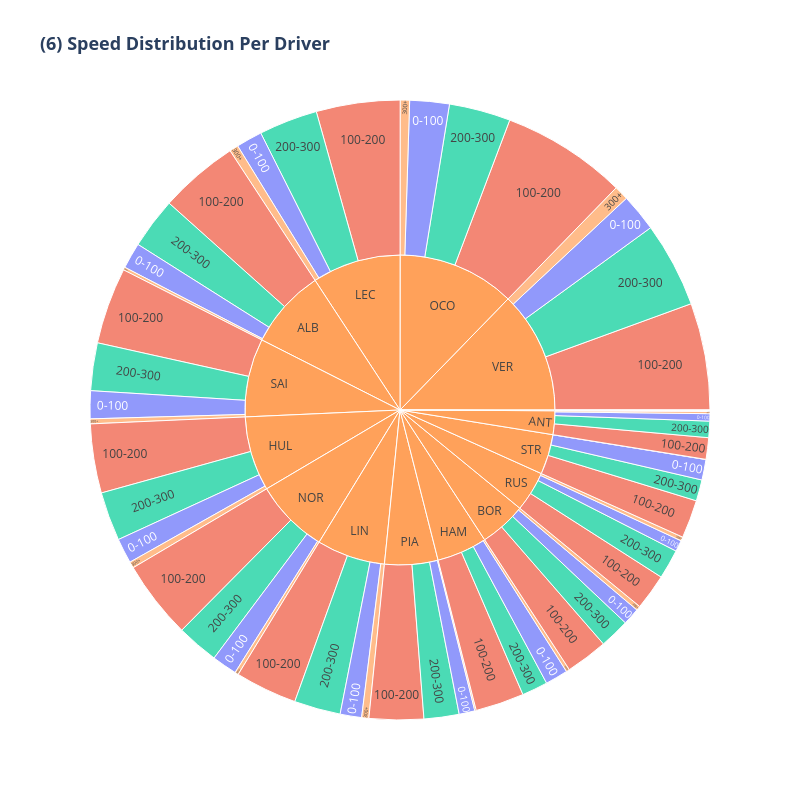

Write notebook code for a chart like this one.
### Code cell
# aggiungi questa riga nel DataFrame speed_dist
speed_dist['speed_range'] = speed_dist['speed_range'].astype(str)

fig6 = px.sunburst(
    data_frame=speed_dist,
    path=['driver_code', 'speed_range'],
    values='seconds',
    color='speed_range',
    color_discrete_map={'0-100':'#636EFA', '100-200':'#EF553B', '200-300':'#00CC96', '300+':'#FFA15A'},
    title='(6) Speed Distribution Per Driver',
    width=800,
    height=800
)

fig6.update_layout(
    title_font=dict(size=18, weight='bold'))

fig6.update_traces(
    hovertemplate=(
        "<b>%{label}</b><br>"
        "Seconds: %{value}<br>"
        "Share of total: %{percentRoot:.1%}"
        "<extra></extra>"
    )
)

fig6.show()

### Figure 1 — Plotly figure (JSON) as saved in the notebook; plotly's stock layout.template omitted (floating-point values rounded to 4 significant figures)
{"data": [{"branchvalues": "total", "customdata": [["(?)"], ["(?)"], ["(?)"], ["(?)"], ["(?)"], ["(?)"], ["(?)"], ["(?)"], ["(?)"], ["(?)"], ["(?)"], ["(?)"], ["(?)"], ["(?)"], ["(?)"], ["0-100"], ["0-100"], ["0-100"], ["0-100"], ["0-100"], ["0-100"], ["0-100"], ["0-100"], ["0-100"], ["0-100"], ["0-100"], ["0-100"], ["0-100"], ["0-100"], ["0-100"], ["100-200"], ["100-200"], ["100-200"], ["100-200"], ["100-200"], ["100-200"], ["100-200"], ["100-200"], ["100-200"], ["100-200"], ["100-200"], ["100-200"], ["100-200"], ["100-200"], ["100-200"], ["200-300"], ["200-300"], ["200-300"], ["200-300"], ["200-300"], ["200-300"], ["200-300"], ["200-300"], ["200-300"], ["200-300"], ["200-300"], ["200-300"], ["200-300"], ["200-300"], ["200-300"], ["300+"], ["300+"], ["300+"], ["300+"], ["300+"], ["300+"], ["300+"], ["300+"], ["300+"], ["300+"], ["300+"], ["300+"], ["300+"], ["300+"]], "domain": {"x": [0, 1], "y": [0, 1]}, "hovertemplate": "<b>%{label}</b><br>Seconds: %{value}<br>Share of total: %{percentRoot:.1%}<extra></extra>", "ids": ["VER", "STR", "ALB", "ANT", "HAM", "HUL", "LEC", "BOR", "NOR", "OCO", "PER", "PIA", "RUS", "SAI", "LIN", "NOR/0-100", "VER/0-100", "STR/0-100", "SAI/0-100", "RUS/0-100", "PIA/0-100", "OCO/0-100", "LIN/0-100", "ALB/0-100", "PER/0-100", "ANT/0-100", "BOR/0-100", "HAM/0-100", "LEC/0-100", "HUL/0-100", "ALB/100-200", "ANT/100-200", "BOR/100-200", "HAM/100-200", "VER/100-200", "STR/100-200", "RUS/100-200", "HUL/100-200", "PIA/100-200", "SAI/100-200", "OCO/100-200", "LIN/100-200", "PER/100-200", "LEC/100-200", "NOR/100-200", "ALB/200-300", "LIN/200-300", "ANT/200-300", "BOR/200-300", "NOR/200-300", "VER/200-300", "HUL/200-300", "HAM/200-300", "PER/200-300", "LEC/200-300", "OCO/200-300", "PIA/200-300", "SAI/200-300", "RUS/200-300", "STR/200-300", "PIA/300+", "ALB/300+", "HUL/300+", "LIN/300+", "ANT/300+", "STR/300+", "LEC/300+", "BOR/300+", "NOR/300+", "VER/300+", "SAI/300+", "HAM/300+", "RUS/300+", "OCO/300+"], "labels": ["VER", "STR", "ALB", "ANT", "HAM", "HUL", "LEC", "BOR", "NOR", "OCO", "PER", "PIA", "RUS", "SAI", "LIN", "0-100", "0-100", "0-100", "0-100", "0-100", "0-100", "0-100", "0-100", "0-100", "0-100", "0-100", "0-100", "0-100", "0-100", "0-100", "100-200", "100-200", "100-200", "100-200", "100-200", "100-200", "100-200", "100-200", "100-200", "100-200", "100-200", "100-200", "100-200", "100-200", "100-200", "200-300", "200-300", "200-300", "200-300", "200-300", "200-300", "200-300", "200-300", "200-300", "200-300", "200-300", "200-300", "200-300", "200-300", "200-300", "300+", "300+", "300+", "300+", "300+", "300+", "300+", "300+", "300+", "300+", "300+", "300+", "300+", "300+"], "marker": {"colors": ["#FFA15A", "#FFA15A", "#FFA15A", "#FFA15A", "#FFA15A", "#FFA15A", "#FFA15A", "#FFA15A", "#FFA15A", "#FFA15A", "#FFA15A", "#FFA15A", "#FFA15A", "#FFA15A", "#FFA15A", "#636EFA", "#636EFA", "#636EFA", "#636EFA", "#636EFA", "#636EFA", "#636EFA", "#636EFA", "#636EFA", "#636EFA", "#636EFA", "#636EFA", "#636EFA", "#636EFA", "#636EFA", "#EF553B", "#EF553B", "#EF553B", "#EF553B", "#EF553B", "#EF553B", "#EF553B", "#EF553B", "#EF553B", "#EF553B", "#EF553B", "#EF553B", "#EF553B", "#EF553B", "#EF553B", "#00CC96", "#00CC96", "#00CC96", "#00CC96", "#00CC96", "#00CC96", "#00CC96", "#00CC96", "#00CC96", "#00CC96", "#00CC96", "#00CC96", "#00CC96", "#00CC96", "#00CC96", "#FFA15A", "#FFA15A", "#FFA15A", "#FFA15A", "#FFA15A", "#FFA15A", "#FFA15A", "#FFA15A", "#FFA15A", "#FFA15A", "#FFA15A", "#FFA15A", "#FFA15A", "#FFA15A"]}, "name": "", "parents": ["", "", "", "", "", "", "", "", "", "", "", "", "", "", "", "NOR", "VER", "STR", "SAI", "RUS", "PIA", "OCO", "LIN", "ALB", "PER", "ANT", "BOR", "HAM", "LEC", "HUL", "ALB", "ANT", "BOR", "HAM", "VER", "STR", "RUS", "HUL", "PIA", "SAI", "OCO", "LIN", "PER", "LEC", "NOR", "ALB", "LIN", "ANT", "BOR", "NOR", "VER", "HUL", "HAM", "PER", "LEC", "OCO", "PIA", "SAI", "RUS", "STR", "PIA", "ALB", "HUL", "LIN", "ANT", "STR", "LEC", "BOR", "NOR", "VER", "SAI", "HAM", "RUS", "OCO"], "type": "sunburst", "values": [14270.0, 4689.0, 9311.0, 2769.0, 5884.0, 8732.0, 10370.0, 5468.0, 8711.0, 13770.0, 88.0, 6237.0, 4713.0, 9178.0, 8006.0, 1471.0, 2197.0, 1201.0, 1627.0, 656.0, 922.0, 2309.0, 1255.0, 1520.0, 23.0, 428.0, 994.0, 1328.0, 1522.0, 1463.0, 4645.0, 1258.0, 2460.0, 2844.0, 6250.0, 2238.0, 2097.0, 4037.0, 3181.0, 4473.0, 7315.0, 3619.0, 60.0, 4895.0, 4569.0, 2980.0, 2712.0, 957.0, 1755.0, 2460.0, 4979.0, 2860.0, 1515.0, 5.0, 3435.0, 3596.0, 2049.0, 2788.0, 1728.0, 1239.0, 85.0, 166.0, 372.0, 420.0, 126.0, 11.0, 521.0, 259.0, 211.0, 846.0, 290.0, 197.0, 232.0, 547.0]}], "layout": {"height": 800, "legend": {"tracegroupgap": 0}, "title": {"font": {"size": 18, "weight": "bold"}, "text": "(6) Speed Distribution Per Driver"}, "width": 800}}
